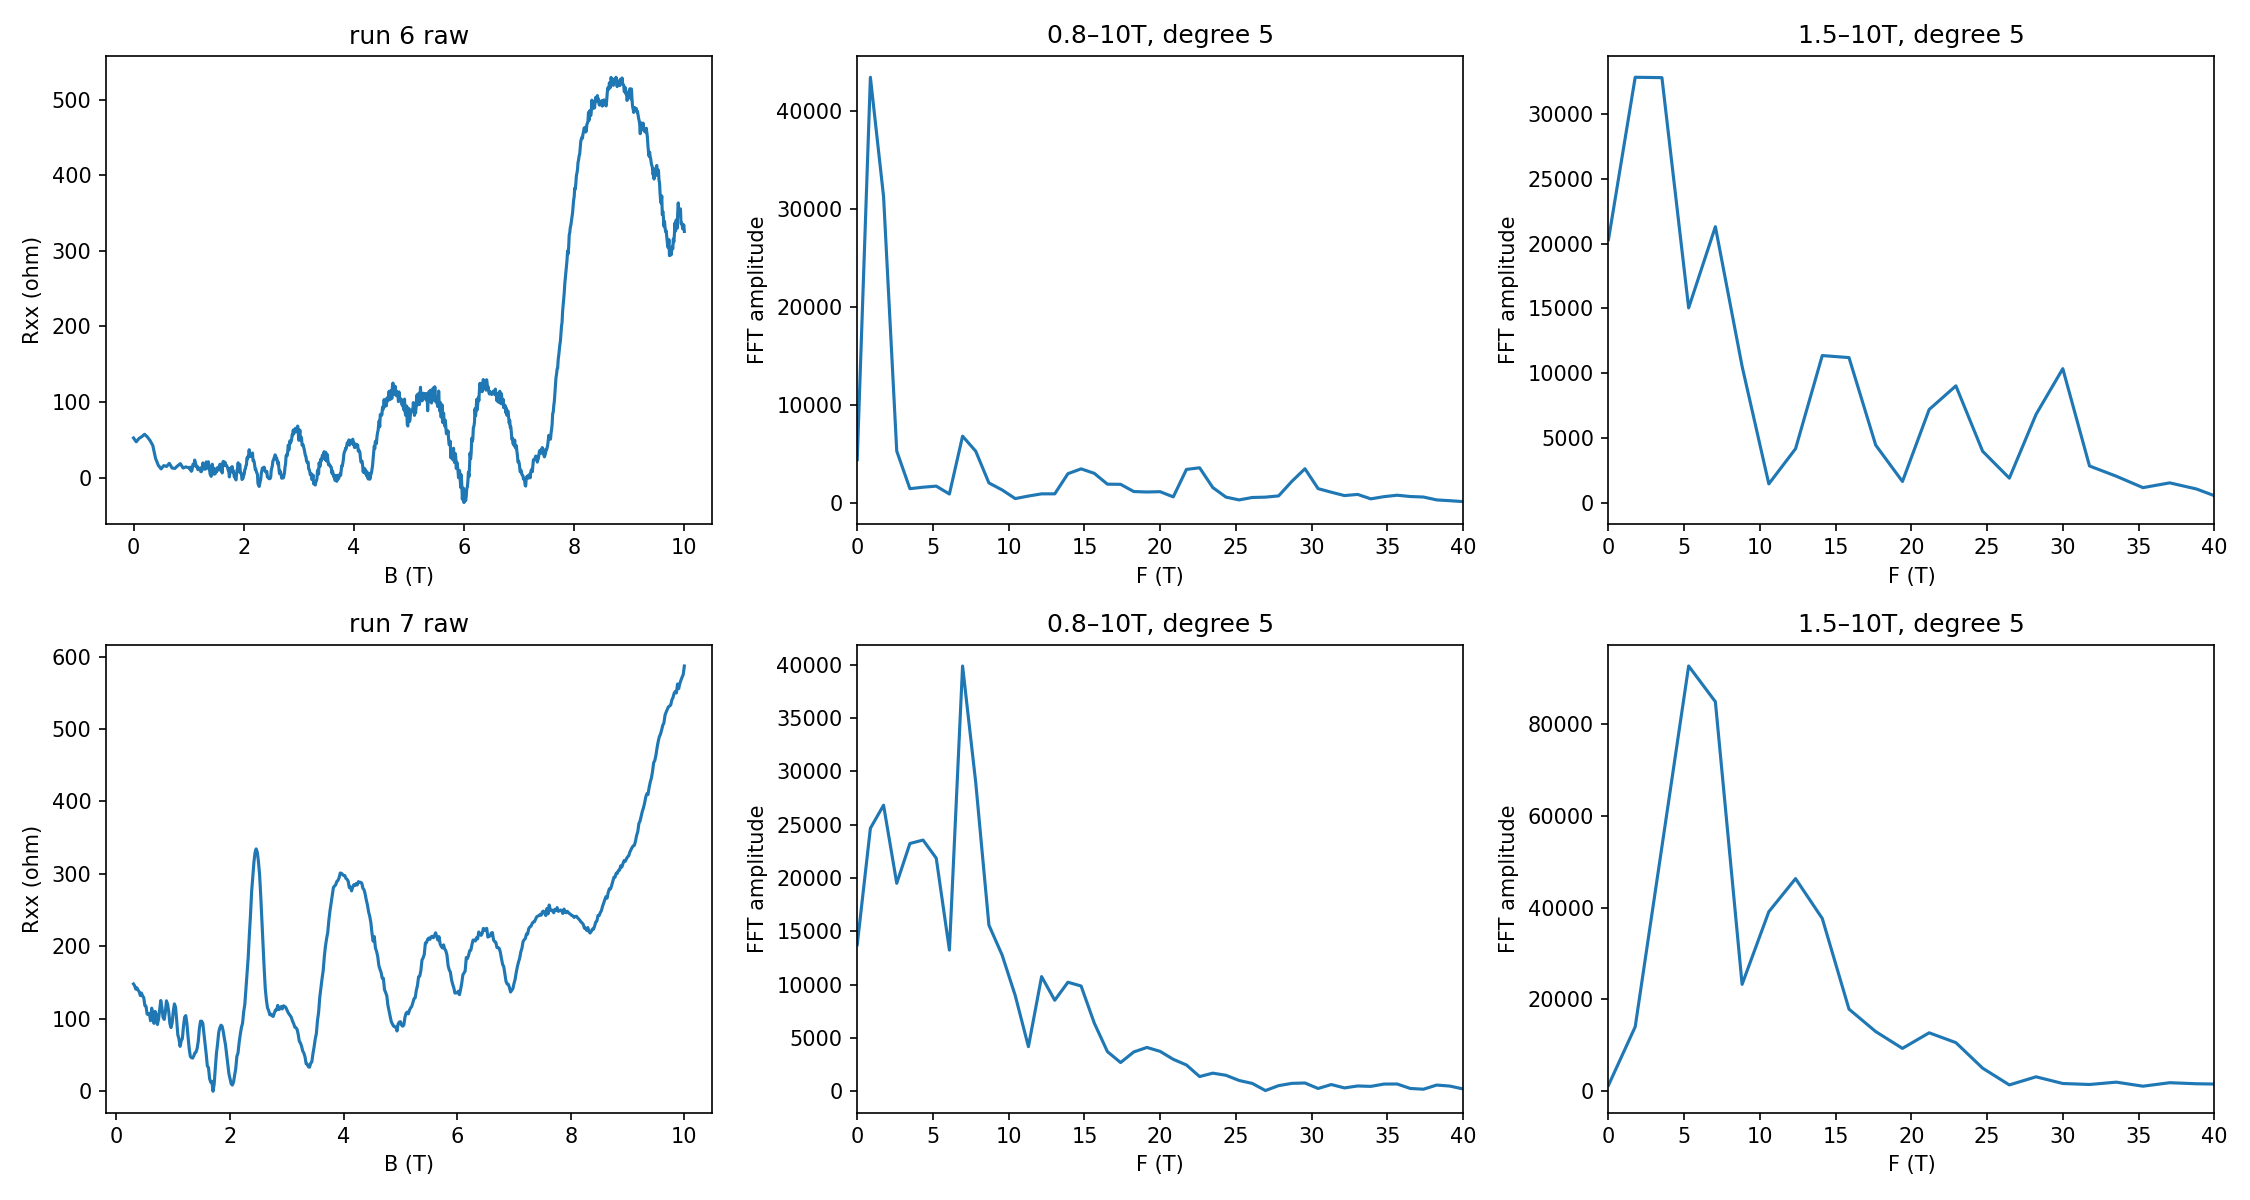

Write Python code to recreate this figure.
from pathlib import Path
import numpy as np
import matplotlib.pyplot as plt
from scipy.signal import find_peaks
from hera.analysis import open_run, sdh_fft, sdh_onset

fig, axs = plt.subplots(2, 3, figsize=(15, 8))
for row, rid in enumerate((6, 7)):
    g = open_run(Path('data') / str(rid))
    B = g.col('magnet_field')
    R = g.col('sr1_X') / (g.col('sr0_X') / -1e6)
    ii = np.argsort(B); B, R = B[ii], R[ii]
    print(f'run {rid}: R range {R.min():.1f}..{R.max():.1f} ohm; R(10T) {R[-1]:.1f}; T {g.col("T_sample").min():.3f}..{g.col("T_sample").max():.3f} K')
    axs[row, 0].plot(B, R); axs[row, 0].set(xlabel='B (T)', ylabel='Rxx (ohm)', title=f'run {rid} raw')
    for col, low in enumerate((0.8, 1.5), start=1):
        freq, spec = sdh_fft(R[:,None], B, b_range=(low, 10), nfft=4096, bg_degree=5, log=False)
        y=spec[0]; p,_=find_peaks(y, prominence=0.06*y.max(), distance=40)
        p=[j for j in p if 1.0<freq[j]<40]
        print(f'  low {low}: peaks ' + ', '.join(f'{freq[j]:.2f}T ({y[j]/y.max():.2f})' for j in sorted(p,key=lambda j:-y[j])[:12]))
        axs[row,col].plot(freq,y); axs[row,col].set(xlim=(0,40),xlabel='F (T)',ylabel='FFT amplitude',title=f'{low}–10T, degree 5')
fig.tight_layout(); fig.savefig('hera_scratch/spot_read.png',dpi=150)
